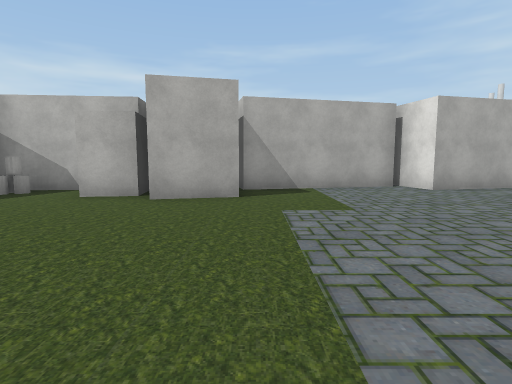
view 1 (above)

24 first-person views from a walk through a scene from a Unity 3-D project. The camera is 1.3 m above the floor, tilts 6° down and sees 80° across. The floor is counted in squares, 2 m on a side. Each view is taken from the middle of a square. On the plan, view 1 faces up. The plan holds only what a view shows up to about 10 squares ahead; the rest is blank. The place goes on beyond the plan. The player character is not drawn. Some surface patterns are stand-ins.

view 2
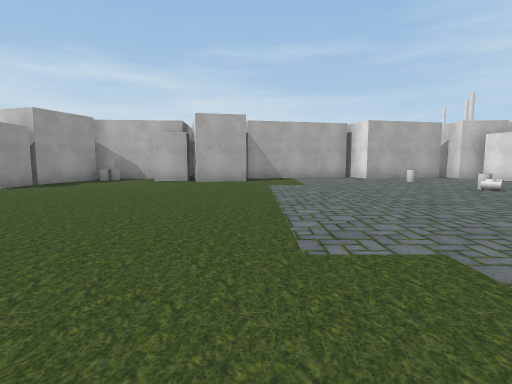

view 3
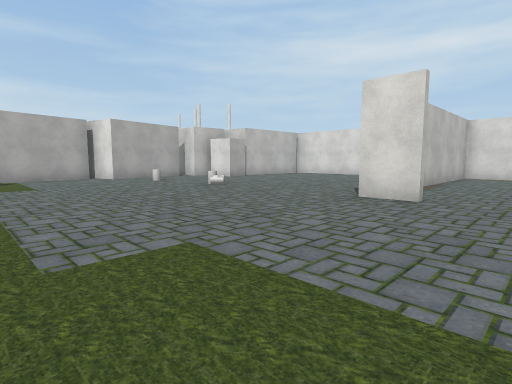

view 4
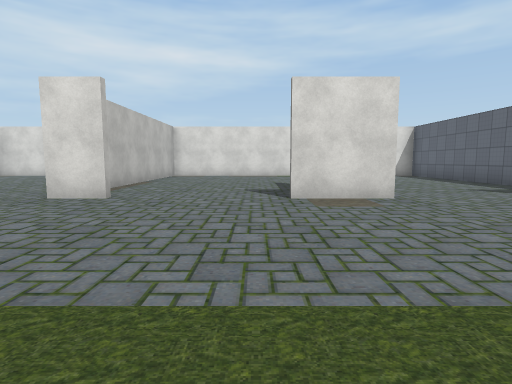

view 5
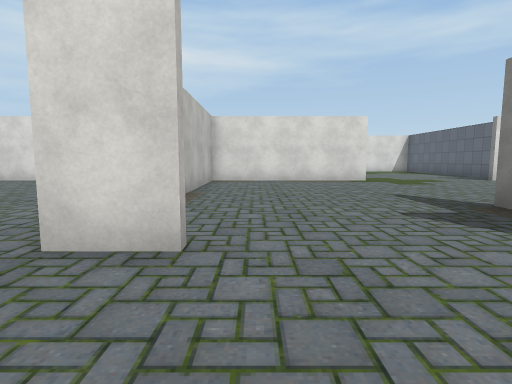

view 6
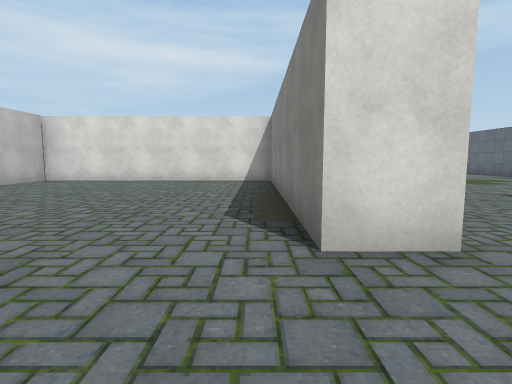

view 7
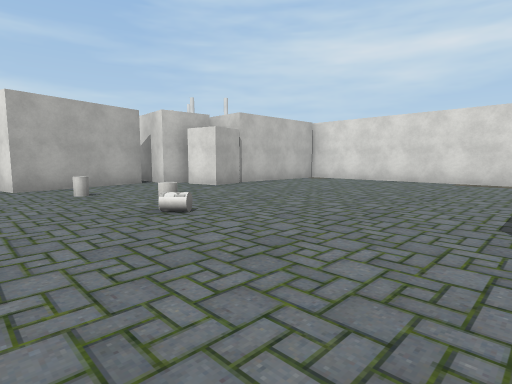

view 8
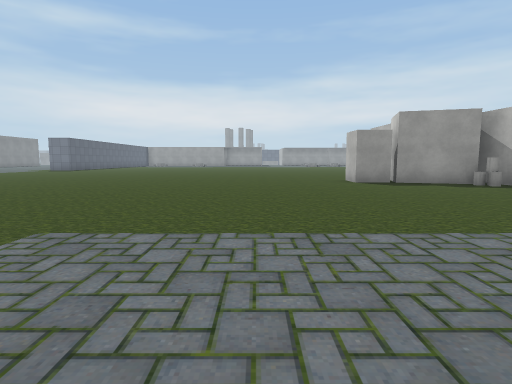

view 9
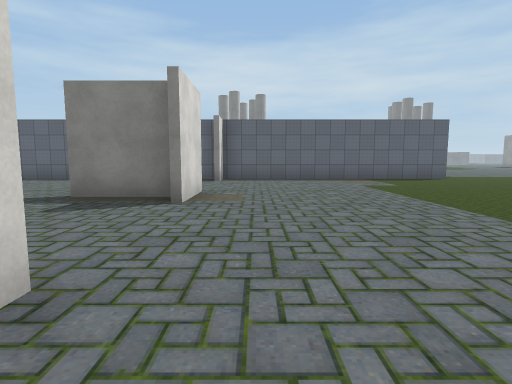

view 10
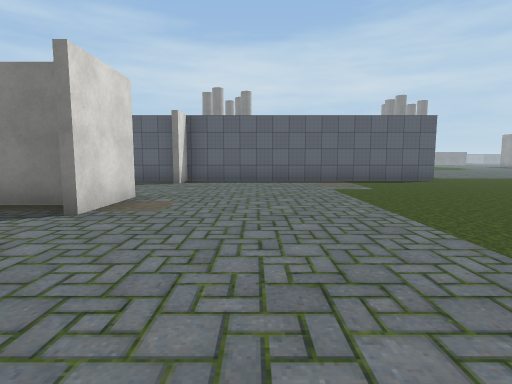

view 11
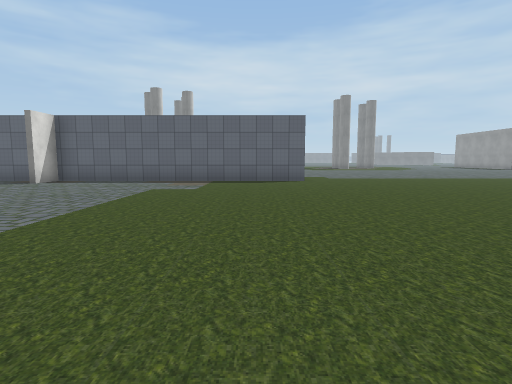

view 12
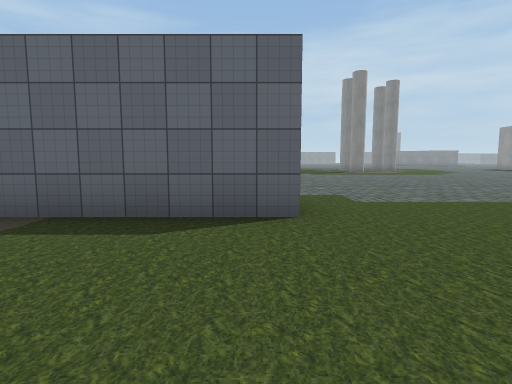

view 13
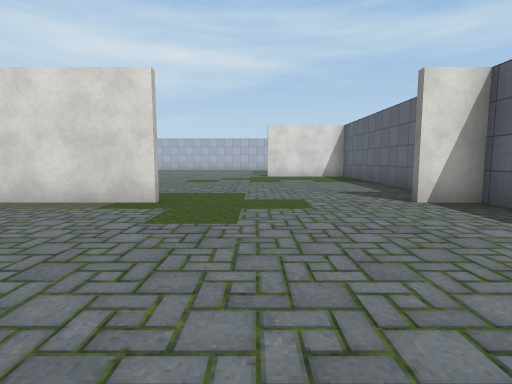

view 14
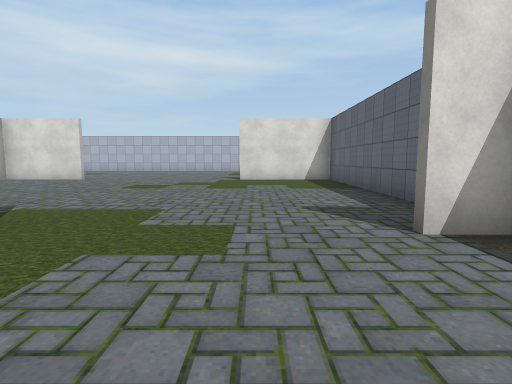

view 15
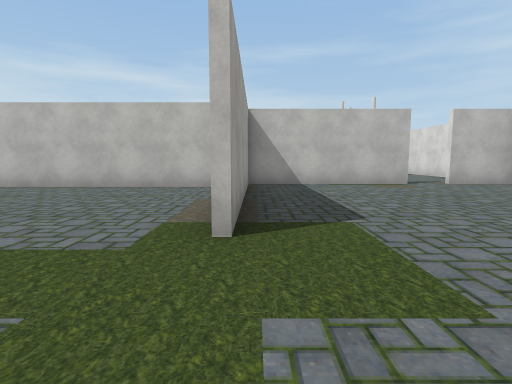

view 16
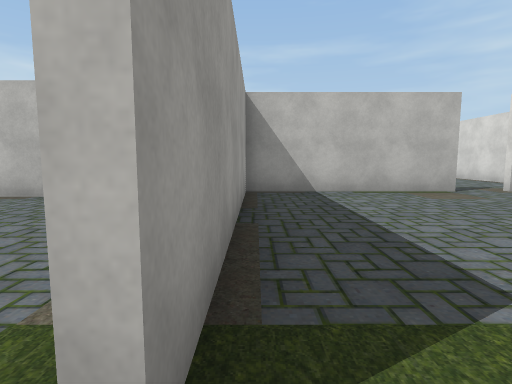

view 17
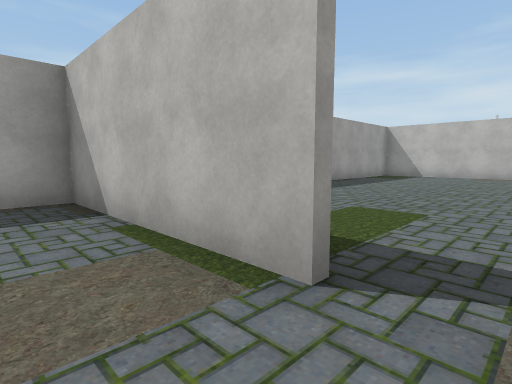

view 18
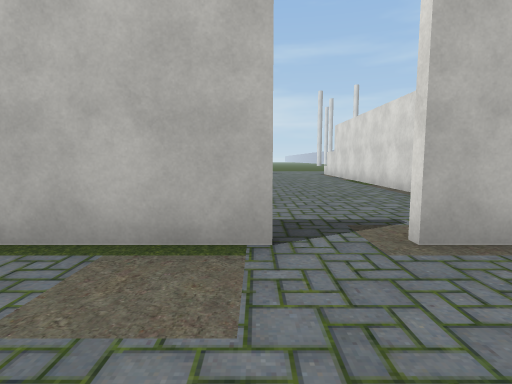

view 19
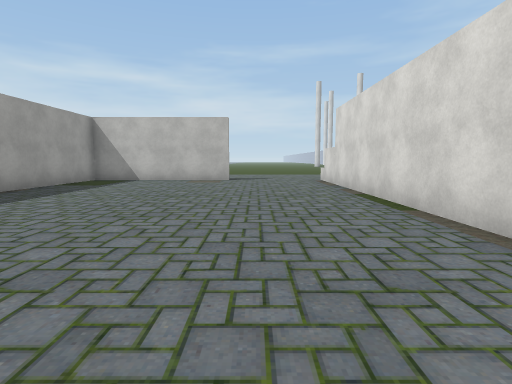

view 20
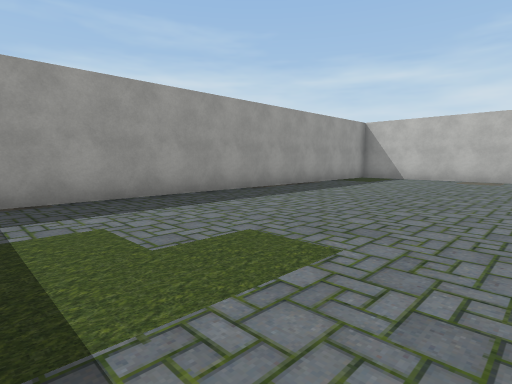

view 21
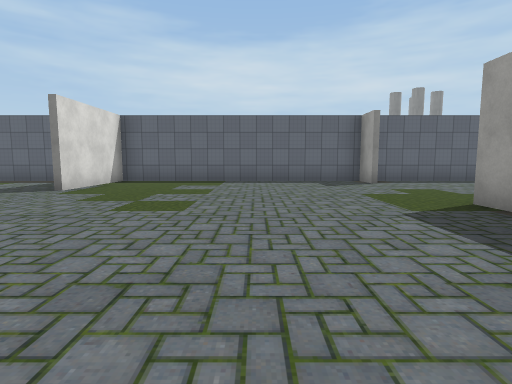

view 22
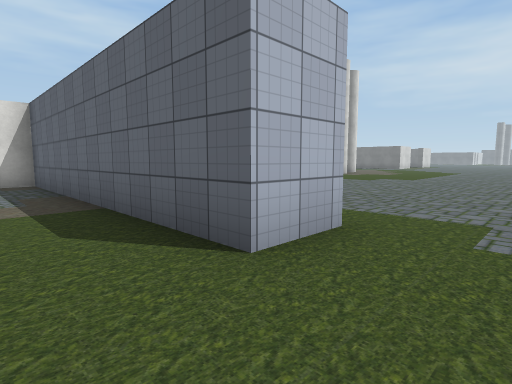

view 23
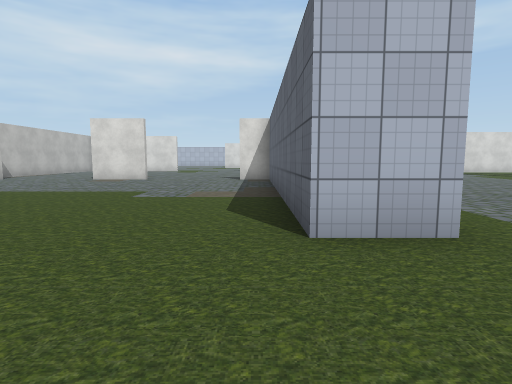

view 24
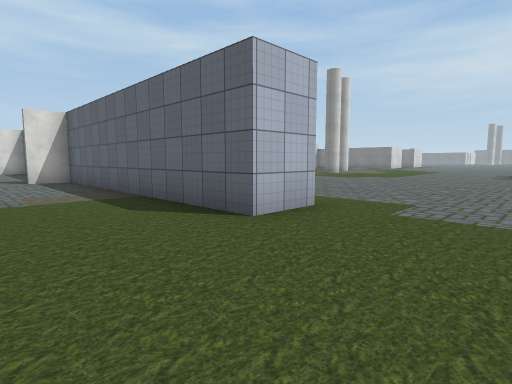

### Floor plan
Points are (right, up) in squares from view 1. A wall is a line through its corners. A room is listed if a view was taken in it or the views show most of it. See-through windows are left out.
Room 1 (views 1, 2, 3, 4, 5, 6, 7, 8, 9, 10, 11, 12, 13, 14, 15, 16, 17, 18, 21, 22, 23, 24)
walls: (5.5, -11.4) (12.6, -11.4) (12.6, -10.4); (5.1, -7.4) (5.1, -5.5); (5.5, -6.4) (7.4, -6.4); (-2.5, -12.8) (-2.5, -11.4) (5.1, -11.4) (5.1, -10.4); (12.8, -10.4) (12.8, -11.4) (20.1, -11.4) (20.1, -8.4); (12.6, -6.5) (12.6, -1.6) (6.8, -1.6); (5.1, -2.5) (5.1, -1.5) (12.6, -1.5) (12.6, 5.5) (8.9, 5.6); (17.2, -0.7) (12.8, -0.7) (12.8, -6.5); (-0.3, 5.3) (-1.9, 5); (20.1, -0.7) (18.2, -0.7); (6.8, 7.3) (3.9, 6.6) (3.5, 7.9); (3.5, 7.5) (-0.3, 6.7); (-3.8, 6.6) (-5.9, 6.4)
ways out: opening at (18, -1) to room 2
objects: other object (-7, 5) to (-6, 6); other object (-6, 3) to (-6, 4); other object (-5, 6); other object (-3, 6); other object (5, 3); other object (5, 5); other object (8, 6); other object (8, 7) to (8, 8)
Room 2 (views 19, 20)
walls: (20.1, 1.8) (20.1, 11); (17.1, 10.9) (12.8, 10.9) (12.8, 0.4)
ways out: opening at (18, -1) to room 1

Where each view was taken, in squares from view 1:
view 1: 0 up, 0 right, facing up
view 2: 4 down, 0 right, facing up
view 3: 4 down, 0 right, facing up-right
view 4: 5 down, 0 right, facing right
view 5: 3 down, 3 right, facing right
view 6: 1 down, 3 right, facing right
view 7: 1 down, 3 right, facing up-right
view 8: 0 up, 3 right, facing left
view 9: 1 down, 4 right, facing down
view 10: 2 down, 3 right, facing down
view 11: 2 down, 1 left, facing down
view 12: 8 down, 2 left, facing down
view 13: 8 down, 8 right, facing right
view 14: 9 down, 10 right, facing right
view 15: 9 down, 13 right, facing up
view 16: 7 down, 13 right, facing up
view 17: 2 down, 18 right, facing up-left
view 18: 3 down, 17 right, facing up
view 19: 1 up, 18 right, facing up
view 20: 0 up, 18 right, facing up-left
view 21: 2 down, 16 right, facing down
view 22: 10 down, 4 left, facing down-right
view 23: 11 down, 5 left, facing right
view 24: 9 down, 5 left, facing down-right
